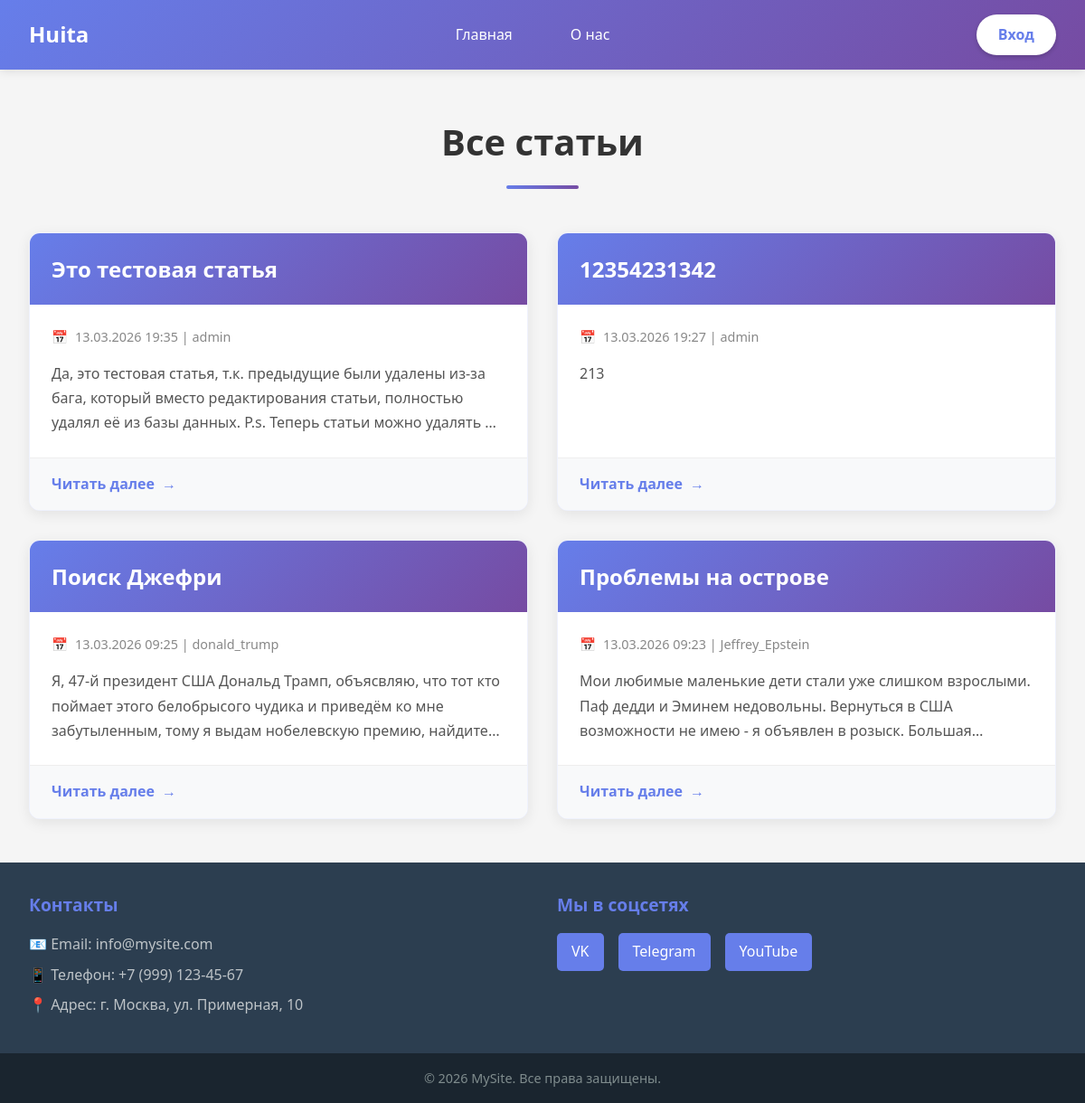
The page / on the database its author committed.
### landing/models.py (models this page shows, shortened)
class Publication(models.Model):
    name = models.CharField(max_length = 250)
    text = models.TextField()
    date = models.DateTimeField(auto_now_add=True)
    author = models.ForeignKey(User, on_delete=models.CASCADE, null=True, blank=True, related_name='articles')

### landing/views.py (the view)
# urls.py: path('', include('landing.urls')),
def landing(request):
    publications = Publication.objects.all().order_by('-date')
    return render(request, 'landing/index.html', {'publications': publications})

### landing/templates/landing/index.html (shortened to what this page needs)
{% load static %}
<!DOCTYPE html>
<html lang="ru">
<head>
    <link rel="stylesheet" href="{% static 'landing/css/landing.css' %}">
</head>
<body>
    <header class="header">
        <nav class="navbar">
            <div class="logo">Huita</div>
            <ul class="nav-menu">
                <li><a href="#home">Главная</a></li>
                <li><a href="#about">О нас</a></li>
            </ul>
            <div class="nav-right">
                {% if user.is_authenticated %}
                <a href="/profile/" class="btn-login">{{ user.username }}</a>
            {% else %}
                <a href="/login" class="btn-login">Вход</a>
            {% endif %}
            </div>
        </nav>
    </header>
    <main>
        <div class="articles-container">
            <h1>Все статьи</h1>
            {% if publications %}
                <div class="articles-grid">
                    {% for publication in publications %}
                        <article class="article-card">
                            <div class="article-card-header">
                                <h2 class="article-title">
                                    <a href="/publication/{{ publication.id }}/">{{ publication.name }}</a>
                                </h2>
                            </div>
                            <div class="article-card-body">
                                <div class="article-date">{{ publication.date|date:"d.m.Y H:i" }} | {{publication.author}}</div>
                                <div class="article-text">{{ publication.text}}</div>
                            </div>
                            <div class="article-card-footer">
                                <a href="/publication/{{ publication.id }}/" class="article-read-more">Читать далее</a>
                            </div>
                        </article>
                    {% endfor %}
                </div>
            {% else %}
                <div class="no-articles">
                    <p>Статей пока нет</p>
                </div>
            {% endif %}
        </div>
    </main>
    <footer class="footer">
        <div class="footer-content">
            <div class="footer-section">
                <h3>Контакты</h3>
                <p>📧 Email: info@mysite.com</p>
                <p>📱 Телефон: +7 (999) 123-45-67</p>
                <p>📍 Адрес: г. Москва, ул. Примерная, 10</p>
            </div>
            <div class="footer-section">
                <h3>Мы в соцсетях</h3>
                <div class="social-links">
                    <a href="#">VK</a>
                    <a href="#">Telegram</a>
                    <a href="#">YouTube</a>
                </div>
            </div>
        </div>
        <div class="footer-bottom">
            <p>&copy; 2026 MySite. Все права защищены.</p>
        </div>
    </footer>
</body>
</html>

### landing/static/landing/css/landing.css (style rules this page uses)
* { margin: 0; padding: 0; box-sizing: border-box; }
body { font-family: 'Segoe UI', Tahoma, Geneva, Verdana, sans-serif; line-height: 1.6; min-height: 100vh; display: flex; flex-direction: column; background-color: #f5f5f5; }
.header { background: linear-gradient(135deg, #667eea 0%, #764ba2 100%); box-shadow: 0 2px 10px rgba(0, 0, 0, 0.1); position: sticky; top: 0; z-index: 1000; }
.navbar { max-width: 1200px; margin: 0 auto; padding: 1rem 2rem; display: flex; justify-content: space-between; align-items: center; }
.logo { font-size: 1.5rem; font-weight: bold; color: white; text-decoration: none; }
.nav-menu { display: flex; list-style: none; gap: 2rem; }
.nav-menu li a { color: white; text-decoration: none; font-weight: 500; padding: 0.5rem 1rem; border-radius: 5px; transition: background-color 0.3s ease; }
.nav-right { display: flex; align-items: center; }
.btn-login { background-color: white; color: #667eea; padding: 0.6rem 1.5rem; border-radius: 25px; text-decoration: none; font-weight: 600; transition: all 0.3s ease; box-shadow: 0 2px 5px rgba(0, 0, 0, 0.2); }
.articles-container { max-width: 1200px; margin: 0 auto; padding: 3rem 2rem; }
.articles-container h1 { text-align: center; margin-bottom: 3rem; color: #333; font-size: 2.5rem; position: relative; }
.articles-container h1::after { content: ''; display: block; width: 80px; height: 4px; background: linear-gradient(135deg, #667eea 0%, #764ba2 100%); margin: 1rem auto 0; border-radius: 2px; }
.articles-grid { display: grid; grid-template-columns: 1fr; gap: 2rem; }
@media (min-width: 1200px) { .articles-grid { grid-template-columns: repeat(2, 1fr); } }
.article-card { background: white; border-radius: 12px; overflow: hidden; box-shadow: 0 4px 15px rgba(0, 0, 0, 0.08); transition: all 0.3s cubic-bezier(0.4, 0, 0.2, 1); display: flex; flex-direction: column; border: 1px solid rgba(102, 126, 234, 0.1); }
.article-card-header { background: linear-gradient(135deg, #667eea 0%, #764ba2 100%); padding: 1.5rem; color: white; }
.article-title { font-size: 1.5rem; margin: 0; line-height: 1.3; }
.article-title a { color: white; text-decoration: none; transition: opacity 0.3s ease; }
.article-card-body { padding: 1.5rem; flex-grow: 1; display: flex; flex-direction: column; }
.article-date { color: #888; font-size: 0.9rem; margin-bottom: 1rem; display: flex; align-items: center; gap: 0.5rem; }
.article-date::before { content: '📅'; }
.article-text { color: #555; line-height: 1.7; font-size: 1rem; flex-grow: 1; display: -webkit-box; -webkit-line-clamp: 3; -webkit-box-orient: vertical; overflow: hidden; }
.article-card-footer { padding: 1rem 1.5rem; background: #f8f9fa; border-top: 1px solid #eee; }
.article-read-more { display: inline-flex; align-items: center; gap: 0.5rem; color: #667eea; text-decoration: none; font-weight: 600; transition: all 0.3s ease; }
.article-read-more::after { content: '→'; transition: transform 0.3s ease; }
.footer { background-color: #2c3e50; color: white; padding: 2rem 0 0 0; margin-top: auto; }
.footer-content { max-width: 1200px; margin: 0 auto; padding: 0 2rem 2rem 2rem; display: grid; grid-template-columns: repeat(auto-fit, minmax(250px, 1fr)); gap: 2rem; }
.footer-section h3 { color: #667eea; margin-bottom: 1rem; font-size: 1.2rem; }
.footer-section p { margin: 0.5rem 0; color: #bdc3c7; }
.social-links { display: flex; gap: 1rem; }
.social-links a { color: white; background-color: #667eea; padding: 0.5rem 1rem; border-radius: 5px; text-decoration: none; transition: background-color 0.3s ease; }
.footer-bottom { background-color: #1a252f; text-align: center; padding: 1rem; }
.footer-bottom p { color: #7f8c8d; font-size: 0.9rem; }

### rows shown on the page
Publication: name "Это тестовая статья", date "13.03.2026 19:35", author "admin", text "Да, это тестовая статья, т.к. предыдущие были удалены из-за бага, который вместо редактирования статьи, полностью удалял её из базы данных. P.s. Теперь статьи можно удалять…"
Publication: name "12354231342", date "13.03.2026 19:27", author "admin", text "213"
Publication: name "Поиск Джефри", date "13.03.2026 09:25", author "donald_trump", text "Я, 47-й президент США Дональд Трамп, объясвляю, что тот кто поймает этого белобрысого чудика и приведём ко мне забутыленным, тому я выдам нобелевскую премию,…"
Publication: name "Проблемы на острове", date "13.03.2026 09:23", author "Jeffrey_Epstein", text "Мои любимые маленькие дети стали уже слишком взрослыми. Паф дедди и Эминем недовольны. Вернуться в США возможности не имею - я объявлен в розыск.…"
